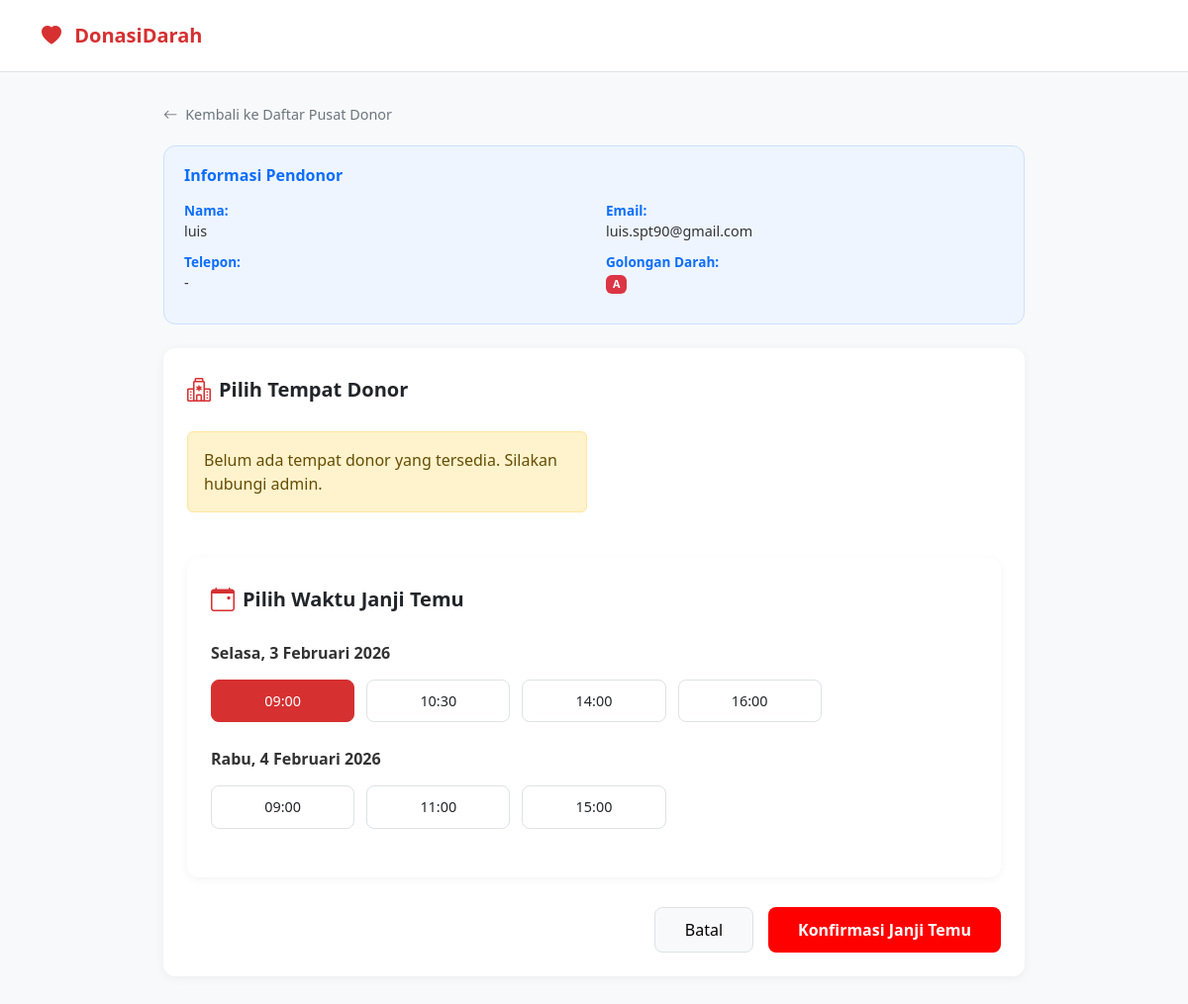
The app's page /fromjanjitemu.php (signed in), older data.
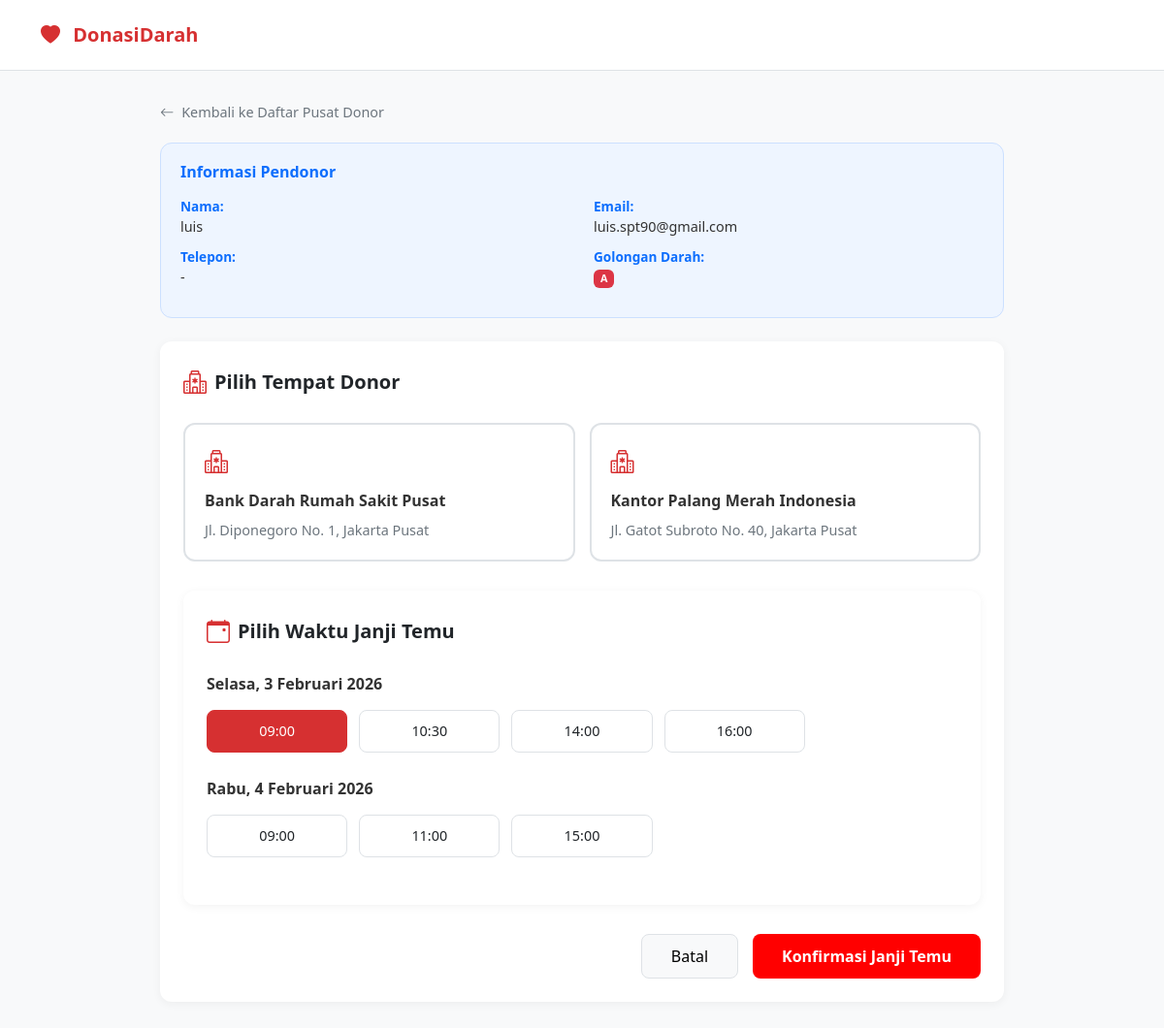
The same page, newer data.
### tables this page shows
CREATE TABLE `tempat_donor` (
  `idTempat` int NOT NULL,
  `nama_tempat` varchar(255) NOT NULL,
  `alamat` text NOT NULL,
  `createdAt` timestamp NOT NULL DEFAULT CURRENT_TIMESTAMP
);

### fromjanjitemu.php (the view, shortened to what this page needs)
<?php
include 'config/app.php';
$idUser = $_SESSION['idUser'];
$result = mysqli_query($db, "SELECT * FROM users WHERE idUser = '$idUser'");
$user = mysqli_fetch_assoc($result);
$username = $user['username'] ?? 'Tamu';
$email    = $user['gmail'] ?? '-';
$goldar   = $user['golonganDarah'] ?? '-';
$tempatResult = mysqli_query($db, "SELECT * FROM tempat_donor ORDER BY idTempat ASC");
$tempatList = [];
while ($row = mysqli_fetch_assoc($tempatResult)) {
    $tempatList[] = $row;
}
?>
<!DOCTYPE html>
<html lang="id">
<head>
    <link href="https://cdn.jsdelivr.net/npm/bootstrap@5.3.0/dist/css/bootstrap.min.css" rel="stylesheet">
    <link rel="stylesheet" href="https://cdn.jsdelivr.net/npm/bootstrap-icons@1.11.0/font/bootstrap-icons.css">
</head>
<body>
    <nav class="navbar navbar-light bg-white border-bottom py-3">
        <div class="container">
            <a class="navbar-brand" href="#"><i class="bi bi-heart-fill me-2"></i> DonasiDarah</a>
        </div>
    </nav>
    <div class="main-container">
        <a href="dashboard.php" class="back-link"><i class="bi bi-arrow-left me-1"></i> Kembali ke Daftar Pusat Donor</a>
        <div class="info-pendonor mb-4">
            <h6 class="fw-bold text-primary mb-3">Informasi Pendonor</h6>
            <div class="row">
                <div class="col-md-6">
                    <div class="info-label">Nama:</div>
                    <div class="info-value"><?= htmlspecialchars($username) ?></div>
                    <div class="info-label">Telepon:</div>
                    <div class="info-value">-</div>
                </div>
                <div class="col-md-6">
                    <div class="info-label">Email:</div>
                    <div class="info-value"><?= htmlspecialchars($email) ?></div>
                    <div class="info-label">Golongan Darah:</div>
                    <div class="info-value">
                        <span class="badge bg-danger"><?= htmlspecialchars($goldar) ?></span>
                    </div>
                </div>
            </div>
        </div>
        <div class="card card-custom p-4">
            <div class="d-flex align-items-center mb-4">
                <i class="bi bi-hospital section-header-icon fs-4"></i>
                <h5 class="fw-bold mb-0">Pilih Tempat Donor</h5>
            </div>
            <form id="konfirmasiForm" action="konfirmasi.php" method="POST">
                <div class="tempat-grid">
                    <?php if (count($tempatList) > 0): ?>
                        <?php foreach ($tempatList as $tempat): ?>
                            <label class="tempat-box" onclick="selectTempat(this, <?= $tempat['idTempat']; ?>)">
                                <div class="tempat-icon"><i class="bi bi-hospital"></i></div>
                                <div class="tempat-nama"><?= $tempat['nama_tempat']; ?></div>
                                <div class="tempat-alamat"><?= $tempat['alamat']; ?></div>
                            </label>
                        <?php endforeach; ?>
                    <?php else: ?>
                        <div class="alert alert-warning w-100">Belum ada tempat donor yang tersedia. Silakan hubungi admin.</div>
                    <?php endif; ?>
                </div>
                <div class="card card-custom p-4 mt-4">
                    <div class="d-flex align-items-center mb-4">
                        <i class="bi bi-calendar-event section-header-icon fs-4"></i>
                        <h5 class="fw-bold mb-0">Pilih Waktu Janji Temu</h5>
                    </div>
                    <div class="date-title">Selasa, 3 Februari 2026</div>
                    <div class="time-grid">
                        <button type="button" class="btn btn-time active" data-date="2026-02-03" data-time="09:00">09:00</button>
                        <button type="button" class="btn btn-time" data-date="2026-02-03" data-time="10:30">10:30</button>
                        <button type="button" class="btn btn-time" data-date="2026-02-03" data-time="14:00">14:00</button>
                        <button type="button" class="btn btn-time" data-date="2026-02-03" data-time="16:00">16:00</button>
                    </div>
                    <div class="date-title">Rabu, 4 Februari 2026</div>
                    <div class="time-grid">
                        <button type="button" class="btn btn-time" data-date="2026-02-04" data-time="09:00">09:00</button>
                        <button type="button" class="btn btn-time" data-date="2026-02-04" data-time="11:00">11:00</button>
                        <button type="button" class="btn btn-time" data-date="2026-02-04" data-time="15:00">15:00</button>
                    </div>
                </div>
                <div class="action-footer">
                    <a href="lokasi.php" class="btn btn-light btn-cancel">Batal</a>
                    <button type="submit" class="btn btn-confirm">Konfirmasi Janji Temu</button>
                </div>
            </form>
        </div>
    </div>
</body>
</html>

Row changes from the older to the newer data that the page shows:
added tempat_donor: nama_tempat "Bank Darah Rumah Sakit Pusat", alamat "Jl. Diponegoro No. 1, Jakarta Pusat"
added tempat_donor: nama_tempat "Kantor Palang Merah Indonesia", alamat "Jl. Gatot Subroto No. 40, Jakarta Pusat"
Text that changed along with them:
text no longer shown: "Belum ada tempat donor yang tersedia. Silakan hubungi admin."
